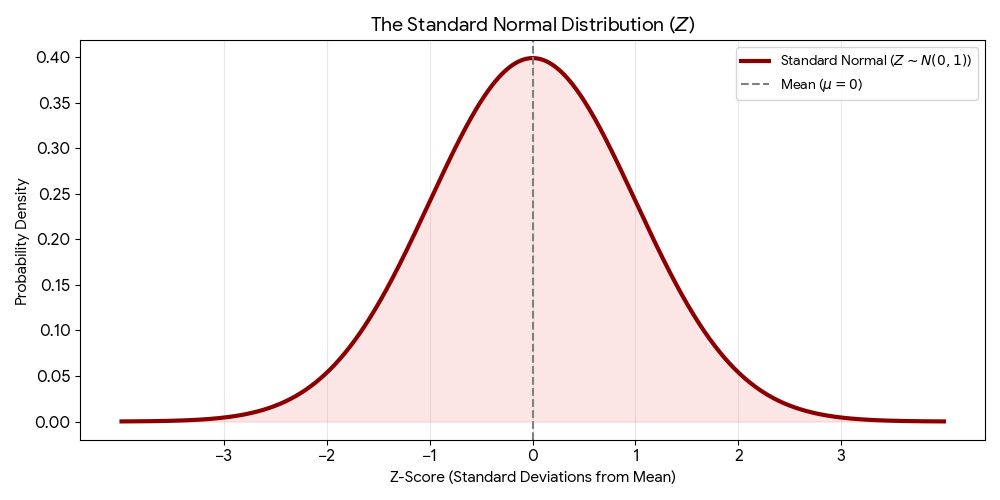
#> input picture MY_MATH/Statistics/img/standard_deviation.png, 1000 x 500 px, found by its file name
$ jupyter execute --allow-errors Normal_Distribution.ipynb
#> lines starting #> are read from the running program, lines starting #| are printed output that depends on the picture
# 🔔 The Normal Distribution (Gaussian Distribution)

The **Normal Distribution** is the most important probability distribution in statistics. It is often called the "Bell Curve" because of its characteristic shape. It describes how the values of a variable are distributed when most observations cluster around a central peak.

---

### 1. Key Characteristics
A perfect Normal Distribution has several unique properties:

* **Symmetry:** The left and right halves are mirror images of each other.
* **Central Tendency:** The **Mean**, **Median**, and **Mode** are all exactly the same and located at the center of the curve.
* **Asymptotic:** The tails of the curve approach the x-axis but never actually touch it (representing that extreme outliers are rare but possible).

---

### 2. The Two Parameters: $\mu$ and $\sigma$
The shape of a Normal Distribution is entirely determined by two numbers:

1.  **Mean ($\mu$):** Determines the **location** of the peak (the center).
2.  **Standard Deviation ($\sigma$):** Determines the **spread** (the width).
    * A **small $\sigma$** creates a tall, skinny curve.
    * A **large $\sigma$** creates a short, fat curve.

[Image comparing Normal Distributions with different means and standard deviations]

---

### 3. The Empirical Rule (68-95-99.7 Rule)
In a Normal Distribution, data falls into a very predictable pattern regarding the standard deviation:

* **68%** of the data falls within **1** standard deviation ($\mu \pm 1\sigma$).
* **95%** of the data falls within **2** standard deviations ($\mu \pm 2\sigma$).
* **99.7%** of the data falls within **3** standard deviations ($\mu \pm 3\sigma$).

[Image of the 68-95-99.7 rule in a Normal Distribution]

---

### 4. The Probability Density Function (PDF)
The height of the curve at any point $x$ is calculated using this formula:

$$f(x) = \frac{1}{\sigma\sqrt{2\pi}} e^{-\frac{1}{2}\left(\frac{x-\mu}{\sigma}\right)^2}$$

* **$\pi$** $\approx 3.14159$
* **$e$** $\approx 2.71828$

---

### 5. Standard Normal Distribution ($Z$-Distribution)
A **Standard Normal Distribution** is a special case where:
* The Mean ($\mu$) = **0**
* The Standard Deviation ($\sigma$) = **1**

We use **$Z$-scores** to "standardize" any normal value into this format, which allows us to compare different datasets:
$$Z = \frac{x - \mu}{\sigma}$$

---

### 📊 Summary Table

| Feature | Description |
| :--- | :--- |
| **Shape** | Bell-shaped and Symmetric. |
| **Parameters** | Mean ($\mu$) and Standard Deviation ($\sigma$). |
| **Total Area** | Exactly **1** (100% probability). |
| **Common Examples** | IQ scores, heights, blood pressure, errors in measurement. |

link - [https://en.wikipedia.org/wiki/Normal_distribution]

# Why is it so important?
- Commonality in Nature Many natural phenomena follow a normal distribution,such as the heights of people,the weights of objects,the IQ scores of a population and many more.thus,the normal distribtion provides a convenient way to model and analyse such data.

[cell 1]
import cv2
import matplotlib.pyplot as plt

[cell 2]
img = cv2.imread('/home/spidy/SPIDY___/Math/MATH/MY_MATH/Statistics/img/Standard_deviation_diagram_micro.svg.png')
#> (the rest of this cell did not finish here and is left out)

# Change in the distribution
- MEAN = moves in the X axies
- Standard deviation = moves in y axies (if sd is low then the distribtution in pick but if it is high the the distribution spread)

desmo - [https://www.desmos.com/calculator/gsvxgsxv5e]

# 📏 The Standard Normal Variate ($Z$)

A **Standard Normal Variate** (often called a **Z-score**) is a specific type of normal random variable that has been "standardized." It represents the number of standard deviations a data point is away from the mean.

---

### 1. Definition
A random variable $X$ is converted into a **Standard Normal Variate ($Z$)** when it is rescaled to have:
* **Mean ($\mu$) = 0**
* **Standard Deviation ($\sigma$) = 1**

Mathematically, we denote this as:
$$Z \sim N(0, 1)$$

---

### 2. The Standardization Formula (Z-Score)
To transform any value $x$ from a Normal Distribution $N(\mu, \sigma)$ into a Standard Normal Variate $Z$, use the following formula:

$$Z = \frac{x - \mu}{\sigma}$$

* **$x$**: The raw data point.
* **$\mu$**: The mean of the original population.
* **$\sigma$**: The standard deviation of the original population.

---

### 3. Why is $Z$ Important?
Standardizing variables allows us to:
1.  **Compare Apples to Oranges:** You can compare scores from different scales (e.g., comparing an SAT score to an ACT score) by seeing how many standard deviations they are from their respective means.
2.  **Calculate Probabilities Easily:** Instead of calculating complex integrals for every different mean and sigma, we can use a single **Standard Normal Table (Z-Table)**.
3.  **Identify Outliers:** Typically, any $Z$ score greater than $+3$ or less than $-3$ is considered an extreme outlier.

---

### 4. The PDF of the Standard Normal Variate
Because $\mu=0$ and $\sigma=1$, the general Normal PDF simplifies significantly for $Z$:

$$f(z) = \frac{1}{\sqrt{2\pi}} e^{-\frac{z^2}{2}}$$

---

### 📊 Properties of $Z$

| Property | Value |
| :--- | :--- |
| **Mean** | $0$ |
| **Variance** | $1$ |
| **Standard Deviation** | $1$ |
| **Symmetry** | Symmetric around $Z = 0$ |
| **Total Area** | $1.0$ (100% Probability) |

---

### 5. Interpreting $Z$-Scores
* **$Z = 0$**: The value is exactly at the mean.
* **$Z = 1.5$**: The value is 1.5 standard deviations **above** the mean.
* **$Z = -2.0$**: The value is 2.0 standard deviations **below** the mean.

---

Standard Normal Variate - [https://www.desmos.com/calculator/ixl5drs0g6]

Z_Table = [https://www.craftonhills.edu/current-students/tutoring-center/mathematics-tutoring/distribution_tables_normal_studentt_chisquared.pdf]

[cell 3]
img = cv2.imread('/home/spidy/SPIDY___/Math/MATH/MY_MATH/Statistics/img/standard_deviation.png')
#> img is the input picture: shape (500, 1000, 3); mean B, G, R 243.4, 243.4, 249.1
plt.imshow(img)

# 📏 The Empirical Rule (68-95-99.7 Rule)

The **Empirical Rule**, also known as the **Three-Sigma Rule**, is a statistical guideline used for data that follows a **Normal Distribution**. It describes the percentage of data that falls within specific distances (standard deviations) from the mean.

---

### 1. The Core Rule
In a perfect Normal Distribution, the data is distributed according to these three thresholds:

* **68%** of the data falls within **one** standard deviation ($\mu \pm 1\sigma$).
* **95%** of the data falls within **two** standard deviations ($\mu \pm 2\sigma$).
* **99.7%** of the data falls within **three** standard deviations ($\mu \pm 3\sigma$).

[Image of the Empirical Rule 68-95-99.7 on a normal distribution curve]

---

### 2. Detailed Breakdown
Beyond the three main percentages, we can break the curve down into smaller segments based on symmetry:

* **Between 0 and 1$\sigma$:** ~34.1% of the data.
* **Between 1$\sigma$ and 2$\sigma$:** ~13.6% of the data.
* **Between 2$\sigma$ and 3$\sigma$:** ~2.1% of the data.
* **Beyond 3$\sigma$:** Only ~0.15% of the data (extreme outliers).

---

### 3. When to Use the Empirical Rule
This rule **only** applies when:
1. The data is **symmetrical**.
2. The data is **unimodal** (has one peak).
3. The data follows a **Bell-Shaped (Normal) Distribution**.

> **Note:** If your data is skewed (leaned to one side), you cannot use the Empirical Rule. Instead, you would use **Chebyshev's Theorem**, which applies to all distribution shapes.

---

### 4. Why is it Useful?
* **Outlier Detection:** If a data point has a Z-score greater than 3, the Empirical Rule tells us there is less than a 0.3% chance of it occurring naturally.
* **Quick Probability Estimation:** It allows you to estimate the probability of a value occurring without needing a calculator or a Z-table.
* **Data Validation:** If your data doesn't roughly follow these percentages, it’s a sign that your data is not Normally Distributed.

---

### 📊 Empirical Rule Summary Table

| Distance from Mean | Range Coverage | Probability of falling OUTSIDE |
| :--- | :--- | :--- |
| **$ \mu \pm 1\sigma $** | **68.27%** | ~32% (1 in 3) |
| **$ \mu \pm 2\sigma $** | **95.45%** | ~5% (1 in 20) |
| **$ \mu \pm 3\sigma $** | **99.73%** | ~0.3% (1 in 370) |

---

### 💡 Example: Human Height
If the average height of a population is **170 cm** ($\mu$) with a standard deviation of **10 cm** ($\sigma$):
* **68%** of people are between 160 cm and 180 cm.
* **95%** of people are between 150 cm and 190 cm.
* **99.7%** of people are between 140 cm and 200 cm.

[cell 4]
img1 = cv2.imread('/home/spidy/SPIDY___/Math/MATH/MY_MATH/Statistics/img/Empirical_rule.png')
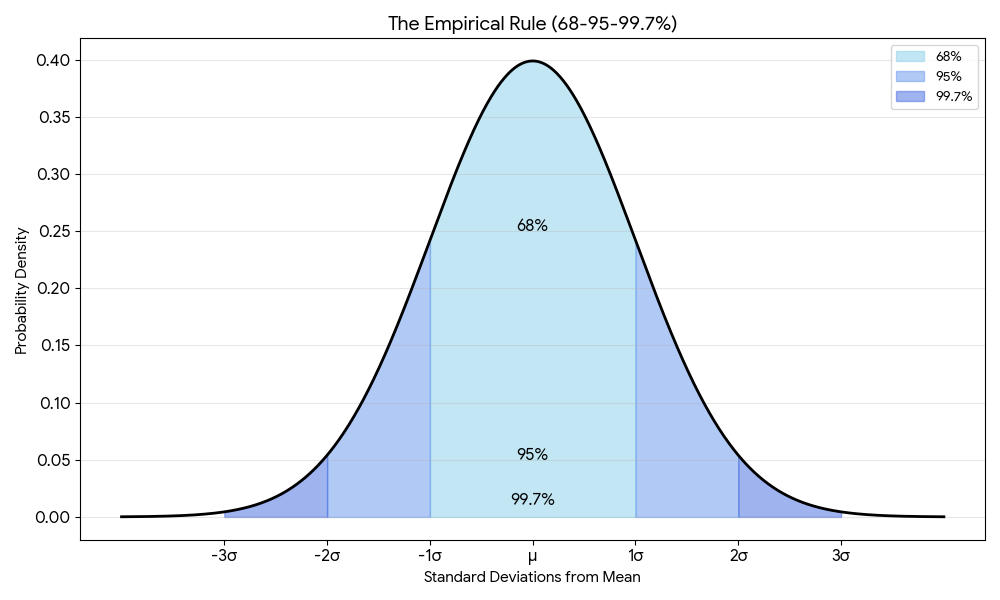
#> input picture MY_MATH/Statistics/img/Empirical_rule.png, 1000 x 600 px, found by its file name
#> img1 is the input picture: shape (600, 1000, 3); mean B, G, R 247.7, 242.9, 236.7
img2 = cv2.imread('/home/spidy/SPIDY___/Math/MATH/MY_MATH/Statistics/img/emperical_rule.webp')
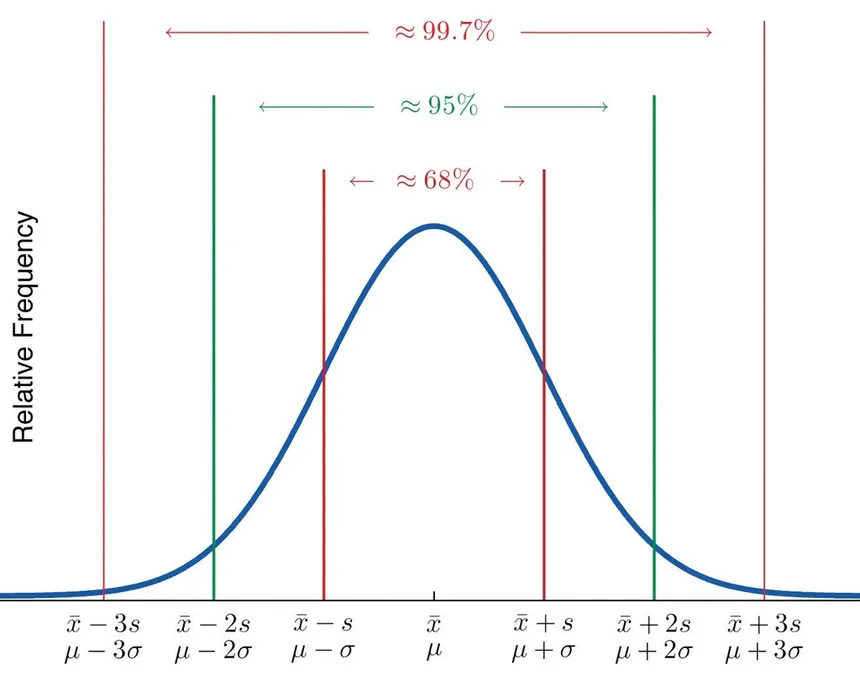
#> input picture MY_MATH/Statistics/img/emperical_rule.webp, 860 x 679 px, found by its file name
#> img2 is the input picture: shape (679, 860, 3); mean B, G, R 248.2, 247.8, 247.3
plt.imshow(img1)
plt.imshow(img2)
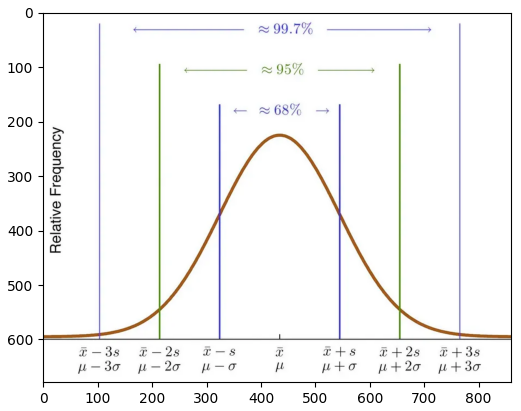
#> figure drawn by matplotlib, 1 panel; B, G, R data is drawn as R, G, B

# 📏 The Empirical Rule (68-95-99.7 Rule)

The **Empirical Rule** describes the percentage of data that falls within specific distances from the mean in a **Normal Distribution**.

### 1. The Core Rule
* **68%** of data falls within **$ \pm 1\sigma $** (one standard deviation).
* **95%** of data falls within **$ \pm 2\sigma $** (two standard deviations).
* **99.7%** of data falls within **$ \pm 3\sigma $** (three standard deviations).

---

### 2. Visualization Code
You can run the following Python code in a Jupyter cell to generate the visualization of this rule.

[cell 5]
import numpy as np
import matplotlib.pyplot as plt
from scipy.stats import norm

# 1. Setup Data
mu, sigma = 0, 1
x = np.linspace(mu - 4*sigma, mu + 4*sigma, 1000)
y = norm.pdf(x, mu, sigma)

# 2. Plotting
plt.figure(figsize=(10, 6))
plt.plot(x, y, color='black', lw=2)

# Shade 1 Sigma (68%)
x1 = np.linspace(mu - sigma, mu + sigma, 100)
plt.fill_between(x1, norm.pdf(x1, mu, sigma), color='skyblue', alpha=0.6, label='68% (1σ)')

# Shade 2 Sigma (95%)
x2_l, x2_r = np.linspace(mu-2*sigma, mu-sigma, 100), np.linspace(mu+sigma, mu+2*sigma, 100)
plt.fill_between(x2_l, norm.pdf(x2_l, mu, sigma), color='cornflowerblue', alpha=0.5, label='95% (2σ)')
plt.fill_between(x2_r, norm.pdf(x2_r, mu, sigma), color='cornflowerblue', alpha=0.5)

# Shade 3 Sigma (99.7%)
x3_l, x3_r = np.linspace(mu-3*sigma, mu-2*sigma, 100), np.linspace(mu+2*sigma, mu+3*sigma, 100)
plt.fill_between(x3_l, norm.pdf(x3_l, mu, sigma), color='royalblue', alpha=0.4, label='99.7% (3σ)')
plt.fill_between(x3_r, norm.pdf(x3_r, mu, sigma), color='royalblue', alpha=0.4)

# 3. Formatting Labels
plt.xticks([-3, -2, -1, 0, 1, 2, 3], ['-3σ', '-2σ', '-1σ', 'μ', '1σ', '2σ', '3σ'])
plt.title('The Empirical Rule Visualization', fontsize=14)
plt.xlabel('Standard Deviations')
plt.ylabel('Density')
plt.legend()
plt.show()
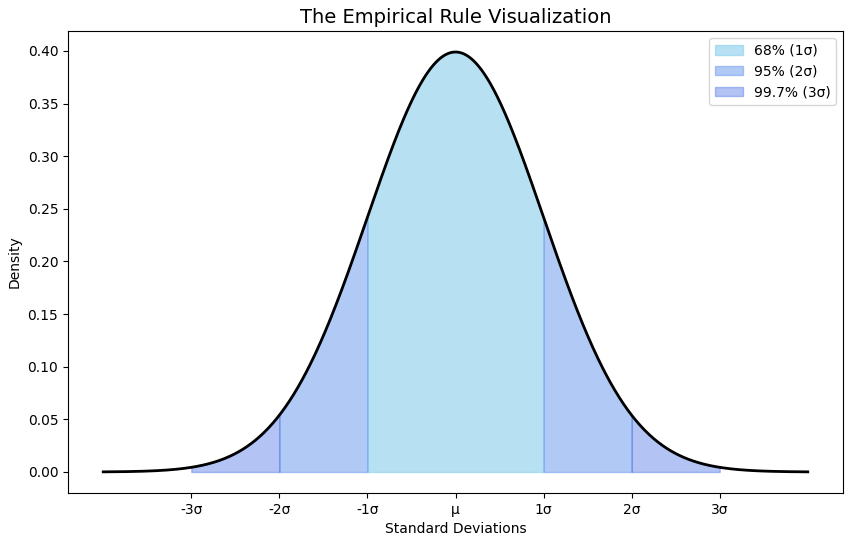
#> figure drawn by matplotlib, 1 panel; curve peaks at x = -0.004, y = 0.399

# 📉 Key Properties of the Normal Distribution

The Normal Distribution (or Gaussian Distribution) is defined by its specific mathematical and geometric characteristics. These properties make it the foundation for most statistical inference.

---

### 1. Symmetry and Shape
* **Bell-Shaped:** The graph is a smooth, continuous curve that resembles a bell.
* **Perfect Symmetry:** The distribution is perfectly symmetric around its center. The left half is a mirror image of the right half.
* **Central Tendency:** In a perfect normal distribution, the **Mean, Median, and Mode** are all equal and located at the exact center of the peak.

---

### 2. Parameters: $\mu$ and $\sigma$
The entire shape of the distribution is determined by only two parameters:
1. **Mean ($\mu$):** Shifts the curve left or right (Location).
2. **Standard Deviation ($\sigma$):** Flattens or stretches the curve (Spread).
    * If $\sigma$ is small, the curve is tall and narrow.
    * If $\sigma$ is large, the curve is short and wide.

---

### 3. Total Area and Probability
* **Total Area = 1:** The total area under the density curve is exactly $1$ (or 100%).
* **Probabilistic Nature:** The area under the curve between any two points $a$ and $b$ represents the probability of the variable falling within that range.
* **Calculated as:** $P(a < X < b) = \int_{a}^{b} \frac{1}{\sigma\sqrt{2\pi}} e^{-\frac{1}{2}\left(\frac{x-\mu}{\sigma}\right)^2} dx$

---

### 4. The Empirical Rule (68-95-99.7)
This property dictates how data is dispersed relative to the standard deviation:
* **68.27%** of data is within $1\sigma$.
* **95.45%** of data is within $2\sigma$.
* **99.73%** of data is within $3\sigma$.

[Image of the empirical rule 68-95-99.7 on a normal distribution]

---

### 5. Asymptotic Tails
The tails of the normal distribution are **asymptotic** to the x-axis.
* This means the curve moves closer and closer to the horizontal axis as it moves away from the mean but **never actually touches or crosses it**.
* Theoretically, this implies that extreme outliers (no matter how far from the mean) have a non-zero probability of occurring.

---

### 6. Statistical Moments
The "shape" metrics for a normal distribution are fixed:
* **Skewness = 0:** Because it is perfectly symmetric, there is no lean to the left or right.
* **Kurtosis = 3:** This is the standard "peakedness" against which all other distributions are measured. (In many software packages, "Excess Kurtosis" is reported as $0$).

---

### 📋 Property Summary Table

| Property | Value / Characteristic |
| :--- | :--- |
| **Shape** | Unimodal and Symmetric |
| **Center** | Mean = Median = Mode |
| **Range** | $-\infty$ to $+\infty$ |
| **Standard Parameters** | Mean ($\mu$) and Variance ($\sigma^2$) |
| **Total Area** | $1.0$ |

# SEE the skeweness

# 📉 Cumulative Distribution Function (CDF) of Normal Distribution

While the **PDF** (Probability Density Function) tells you the "relative likelihood" or density at a specific point, the **CDF** tells you the **cumulative probability** up to a specific point.

---

### 1. Definition and Notation
The CDF, denoted as $F(x)$, calculates the probability that a random variable $X$ will take a value less than or equal to $x$:

$$F(x) = P(X \le x)$$

* **The Curve Shape:** Unlike the bell-shaped PDF, the CDF is an **S-shaped curve** (also known as a Sigmoid or Ogive).
* **Range:** The y-axis always ranges from **0** (no probability) to **1** (100% probability).

---

### 2. The Mathematical Relationship
The CDF is the integral (the area under the curve) of the PDF from negative infinity to $x$:

$$F(x) = \int_{-\infty}^{x} \frac{1}{\sigma\sqrt{2\pi}} e^{-\frac{1}{2}\left(\frac{t-\mu}{\sigma}\right)^2} dt$$

> **The "Error Function" ($\text{erf}$):** Because this integral cannot be solved with basic algebra, we use a special function called the Error Function. For a Standard Normal Distribution ($\mu=0, \sigma=1$), the formula is:
> $$F(x) = \frac{1}{2} \left[ 1 + \text{erf}\left( \frac{x}{\sqrt{2}} \right) \right]$$

---

### 3. Key Properties of the Normal CDF

* **The Midpoint:** For a Normal Distribution, $F(\mu) = 0.5$. This means there is exactly a 50% chance of a value being less than the mean.
* **Monotonicity:** The CDF is always increasing. As you move right on the x-axis, the accumulated probability can never go down.
* **Symmetry Property:** Due to the symmetry of the Normal Distribution:
  $$F(-z) = 1 - F(z)$$

---

### 4. Practical Use: Calculating Probabilities between Values
One of the most common uses of the CDF is finding the probability that $X$ falls between two values ($a$ and $b$):

$$P(a < X < b) = F(b) - F(a)$$

1. Find the total probability up to $b$.
2. Subtract the total probability up to $a$.
3. The remaining value is the probability of the range in between.

---

### 5. Python Implementation
In Python, we use the `norm.cdf` function from the `scipy.stats` library.

[cell 6]
from scipy.stats import norm

# Parameters
mu = 0
sigma = 1

# Calculate probability of X <= 1.96 (approx 97.5%)
prob = norm.cdf(1.96, mu, sigma)
print(f"Probability up to Z=1.96: {prob:.4f}")

# Calculate probability between -1 and 1 (approx 68%)
prob_range = norm.cdf(1, mu, sigma) - norm.cdf(-1, mu, sigma)
print(f"Probability between -1 and 1: {prob_range:.4f}")

[cell 7]
import warnings
warnings.filterwarnings('ignore')
warnings.simplefilter('ignore')
import numpy as np
import matplotlib.pyplot as plt
import seaborn as sns
from scipy.stats import norm
from sklearn.datasets import load_iris

# 1. Load Data
iris = load_iris()
data = iris.data[:, 0]  # Sepal Length
mu, sigma = np.mean(data), np.std(data)

# 2. Create Plotting Space
x = np.linspace(min(data) - 1, max(data) + 1, 100)
fig, ax1 = plt.subplots(figsize=(10, 6))

# 3. Plot PDF (Left Axis)
sns.histplot(data, kde=True, stat="density", ax=ax1, color="skyblue", label="Actual Data Density")
ax1.plot(x, norm.pdf(x, mu, sigma), color="dodgerblue", lw=2, label="Theoretical PDF")
ax1.set_ylabel("Probability Density", color="dodgerblue", fontsize=12)

# 4. Plot CDF (Right Axis)
ax2 = ax1.twinx()
ax2.plot(x, norm.cdf(x, mu, sigma), color="red", lw=2, linestyle="--", label="Theoretical CDF")
ax2.set_ylabel("Cumulative Probability", color="red", fontsize=12)

# 5. Formatting
plt.title(f"Iris Sepal Length: PDF vs. CDF ($\mu$={mu:.2f}, $\sigma$={sigma:.2f})", fontsize=14)
ax1.legend(loc='upper left')
ax2.legend(loc='lower right')
plt.show()
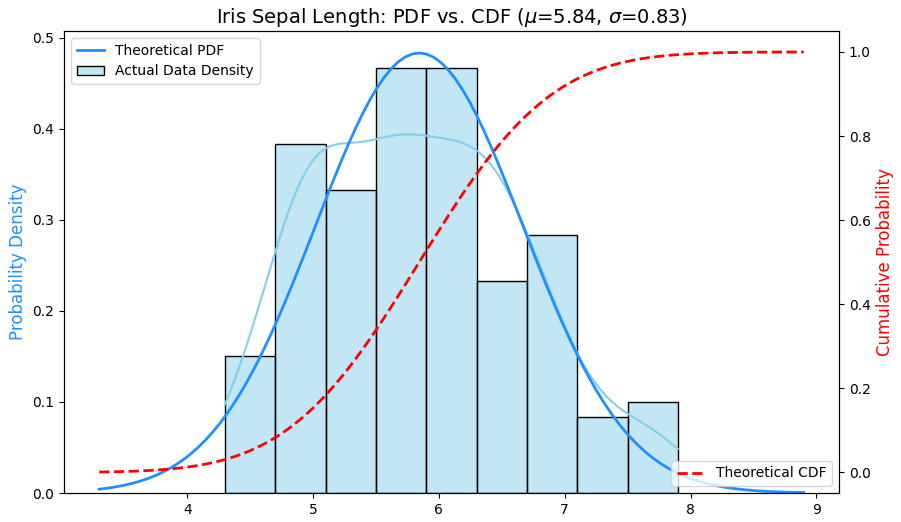
#> figure drawn by matplotlib, 2 panels; panel 1: curve peaks at x = 5.75, y = 0.394; panel 1: curve peaks at x = 5.85, y = 0.483; panel 2: curve peaks at x = 8.9, y = 1
